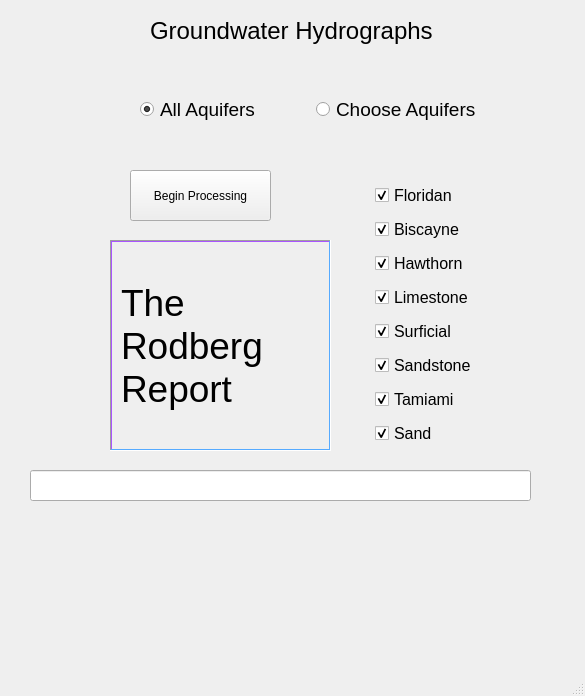
<?xml version="1.0" encoding="UTF-8"?>
<ui version="4.0">
 <class>MainWindow</class>
 <widget class="QMainWindow" name="MainWindow">
  <property name="geometry">
   <rect>
    <x>0</x>
    <y>0</y>
    <width>585</width>
    <height>696</height>
   </rect>
  </property>
  <property name="windowTitle">
   <string>MainWindow</string>
  </property>
  <widget class="QWidget" name="centralwidget">
   <widget class="QWidget" name="horizontalLayoutWidget">
    <property name="geometry">
     <rect>
      <x>110</x>
      <y>70</y>
      <width>381</width>
      <height>80</height>
     </rect>
    </property>
    <layout class="QHBoxLayout" name="hzRBs">
     <property name="spacing">
      <number>0</number>
     </property>
     <property name="leftMargin">
      <number>30</number>
     </property>
     <item>
      <widget class="QRadioButton" name="rbAllAquifers">
       <property name="font">
        <font>
         <pointsize>14</pointsize>
        </font>
       </property>
       <property name="text">
        <string>All Aquifers</string>
       </property>
       <property name="checked">
        <bool>true</bool>
       </property>
      </widget>
     </item>
     <item>
      <widget class="QRadioButton" name="rbOneAquifer">
       <property name="font">
        <font>
         <pointsize>14</pointsize>
        </font>
       </property>
       <property name="text">
        <string>Choose Aquifers</string>
       </property>
      </widget>
     </item>
    </layout>
   </widget>
   <widget class="QPushButton" name="BeginExecButton">
    <property name="geometry">
     <rect>
      <x>130</x>
      <y>170</y>
      <width>141</width>
      <height>51</height>
     </rect>
    </property>
    <property name="text">
     <string>Begin Processing</string>
    </property>
   </widget>
   <widget class="QLabel" name="label">
    <property name="geometry">
     <rect>
      <x>150</x>
      <y>10</y>
      <width>291</width>
      <height>41</height>
     </rect>
    </property>
    <property name="font">
     <font>
      <pointsize>18</pointsize>
      <weight>50</weight>
      <bold>false</bold>
     </font>
    </property>
    <property name="text">
     <string>Groundwater Hydrographs</string>
    </property>
   </widget>
   <widget class="QWidget" name="verticalLayoutWidget">
    <property name="geometry">
     <rect>
      <x>360</x>
      <y>180</y>
      <width>131</width>
      <height>271</height>
     </rect>
    </property>
    <layout class="QVBoxLayout" name="vtChkBxs">
     <property name="leftMargin">
      <number>15</number>
     </property>
     <item>
      <widget class="QCheckBox" name="cbFloridan">
       <property name="font">
        <font>
         <pointsize>12</pointsize>
        </font>
       </property>
       <property name="text">
        <string>Floridan</string>
       </property>
       <property name="checked">
        <bool>true</bool>
       </property>
      </widget>
     </item>
     <item>
      <widget class="QCheckBox" name="cbBiscayne">
       <property name="font">
        <font>
         <pointsize>12</pointsize>
        </font>
       </property>
       <property name="text">
        <string>Biscayne</string>
       </property>
       <property name="checked">
        <bool>true</bool>
       </property>
      </widget>
     </item>
     <item>
      <widget class="QCheckBox" name="cbHawthorn">
       <property name="font">
        <font>
         <pointsize>12</pointsize>
        </font>
       </property>
       <property name="text">
        <string>Hawthorn</string>
       </property>
       <property name="checked">
        <bool>true</bool>
       </property>
      </widget>
     </item>
     <item>
      <widget class="QCheckBox" name="cbLimestone">
       <property name="font">
        <font>
         <pointsize>12</pointsize>
        </font>
       </property>
       <property name="text">
        <string>Limestone</string>
       </property>
       <property name="checked">
        <bool>true</bool>
       </property>
      </widget>
     </item>
     <item>
      <widget class="QCheckBox" name="cbSurficial">
       <property name="font">
        <font>
         <pointsize>12</pointsize>
        </font>
       </property>
       <property name="text">
        <string>Surficial</string>
       </property>
       <property name="checked">
        <bool>true</bool>
       </property>
      </widget>
     </item>
     <item>
      <widget class="QCheckBox" name="cbSandstone">
       <property name="font">
        <font>
         <pointsize>12</pointsize>
        </font>
       </property>
       <property name="text">
        <string>Sandstone</string>
       </property>
       <property name="checked">
        <bool>true</bool>
       </property>
      </widget>
     </item>
     <item>
      <widget class="QCheckBox" name="cbTamiami">
       <property name="font">
        <font>
         <pointsize>12</pointsize>
        </font>
       </property>
       <property name="text">
        <string>Tamiami</string>
       </property>
       <property name="checked">
        <bool>true</bool>
       </property>
      </widget>
     </item>
     <item>
      <widget class="QCheckBox" name="cbSand">
       <property name="font">
        <font>
         <pointsize>12</pointsize>
        </font>
       </property>
       <property name="text">
        <string>Sand</string>
       </property>
       <property name="checked">
        <bool>true</bool>
       </property>
      </widget>
     </item>
    </layout>
   </widget>
   <widget class="QLabel" name="label_2">
    <property name="geometry">
     <rect>
      <x>110</x>
      <y>240</y>
      <width>221</width>
      <height>211</height>
     </rect>
    </property>
    <property name="palette">
     <palette>
      <active>
       <colorrole role="Midlight">
        <brush brushstyle="SolidPattern">
         <color alpha="255">
          <red>85</red>
          <green>170</green>
          <blue>255</blue>
         </color>
        </brush>
       </colorrole>
       <colorrole role="Shadow">
        <brush brushstyle="SolidPattern">
         <color alpha="255">
          <red>170</red>
          <green>85</green>
          <blue>255</blue>
         </color>
        </brush>
       </colorrole>
       <colorrole role="AlternateBase">
        <brush brushstyle="SolidPattern">
         <color alpha="255">
          <red>170</red>
          <green>255</green>
          <blue>255</blue>
         </color>
        </brush>
       </colorrole>
      </active>
      <inactive>
       <colorrole role="Midlight">
        <brush brushstyle="SolidPattern">
         <color alpha="255">
          <red>85</red>
          <green>170</green>
          <blue>255</blue>
         </color>
        </brush>
       </colorrole>
       <colorrole role="Shadow">
        <brush brushstyle="SolidPattern">
         <color alpha="255">
          <red>170</red>
          <green>85</green>
          <blue>255</blue>
         </color>
        </brush>
       </colorrole>
       <colorrole role="AlternateBase">
        <brush brushstyle="SolidPattern">
         <color alpha="255">
          <red>170</red>
          <green>255</green>
          <blue>255</blue>
         </color>
        </brush>
       </colorrole>
      </inactive>
      <disabled>
       <colorrole role="Midlight">
        <brush brushstyle="SolidPattern">
         <color alpha="255">
          <red>85</red>
          <green>170</green>
          <blue>255</blue>
         </color>
        </brush>
       </colorrole>
       <colorrole role="Shadow">
        <brush brushstyle="SolidPattern">
         <color alpha="255">
          <red>170</red>
          <green>85</green>
          <blue>255</blue>
         </color>
        </brush>
       </colorrole>
       <colorrole role="AlternateBase">
        <brush brushstyle="SolidPattern">
         <color alpha="255">
          <red>170</red>
          <green>255</green>
          <blue>255</blue>
         </color>
        </brush>
       </colorrole>
      </disabled>
     </palette>
    </property>
    <property name="font">
     <font>
      <pointsize>28</pointsize>
     </font>
    </property>
    <property name="autoFillBackground">
     <bool>true</bool>
    </property>
    <property name="frameShape">
     <enum>QFrame::WinPanel</enum>
    </property>
    <property name="frameShadow">
     <enum>QFrame::Sunken</enum>
    </property>
    <property name="lineWidth">
     <number>6</number>
    </property>
    <property name="midLineWidth">
     <number>3</number>
    </property>
    <property name="text">
     <string>The Rodberg Report</string>
    </property>
    <property name="wordWrap">
     <bool>true</bool>
    </property>
   </widget>
   <widget class="QLineEdit" name="PoolResponse">
    <property name="geometry">
     <rect>
      <x>30</x>
      <y>470</y>
      <width>501</width>
      <height>31</height>
     </rect>
    </property>
   </widget>
  </widget>
  <widget class="QMenuBar" name="menubar">
   <property name="geometry">
    <rect>
     <x>0</x>
     <y>0</y>
     <width>585</width>
     <height>21</height>
    </rect>
   </property>
  </widget>
  <widget class="QStatusBar" name="statusbar"/>
 </widget>
 <resources/>
 <connections/>
</ui>
